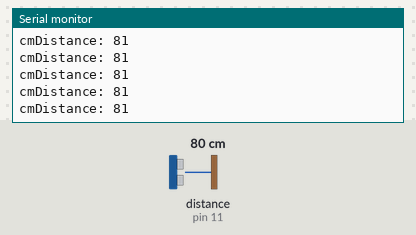
Bench run of a sketch on a simulated Arduino Uno, built with avr-gcc and run on an emulated ATmega328P. On the bench: the last lines printed to the serial monitor. The test bench sets the inputs (shaded band); at power-on: distance to the obstacle (sensor on pin 11) 80 cm. The echo pulse lasts 58.3 µs per cm.

Above: at 1.2 s.
1.3 s: distance to the obstacle (sensor on pin 11) set to 2 cm
At 1.68 s:
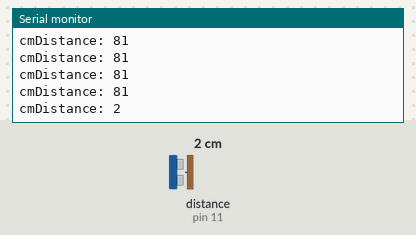
2.8 s: distance to the obstacle (sensor on pin 11) set to 4 cm
At 2.85 s:
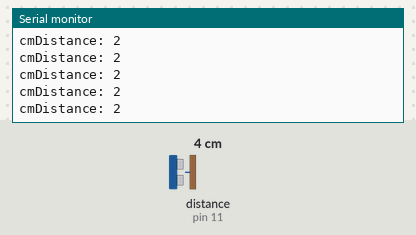
Timing chart, 0 to 5.8 s (numbered marks = the images above; inputs shaded):
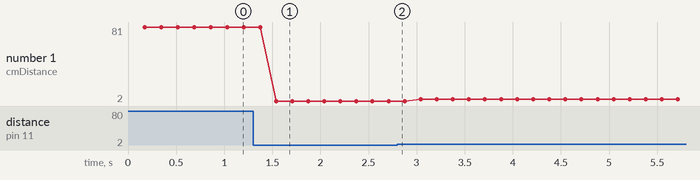

Measured:
- after the input at 1.3 s, the serial monitor: prints a new line after 0.24 s (image 1)
- plotted number 1: 81 → 2 after the input at 1.3 s, 2 → 4 after the input at 2.8 s

The sketch:

UltrasonicReader.ino
```cpp
// ---------------------------------------------------------------------------
// Example NewPing library sketch that does a ping about 20 times per second.
// ---------------------------------------------------------------------------

#include <NewPing.h>

#define TRIGGER_PIN  12  // Arduino pin tied to trigger pin on the ultrasonic sensor.
#define ECHO_PIN     11  // Arduino pin tied to echo pin on the ultrasonic sensor.
#define MAX_DISTANCE 100 // Maximum distance we want to ping for (in centimeters). Maximum sensor distance is rated at 400-500cm.

NewPing sonar(TRIGGER_PIN, ECHO_PIN, MAX_DISTANCE); // NewPing setup of pins and maximum distance.

void setup() {
  Serial.begin(115200); // Open serial monitor at 115200 baud to see ping results.
}

void loop() {
  delay(50);                      // Wait 50ms between pings (about 20 pings/sec). 29ms should be the shortest delay between pings.
  unsigned int uS = sonar.ping_median(); // Send ping, get ping time in microseconds (uS).
  Serial.print("cmDistance: ");
  Serial.println(uS / US_ROUNDTRIP_CM); // Convert ping time to distance in cm and print result (0 = outside set distance range)

}
```
